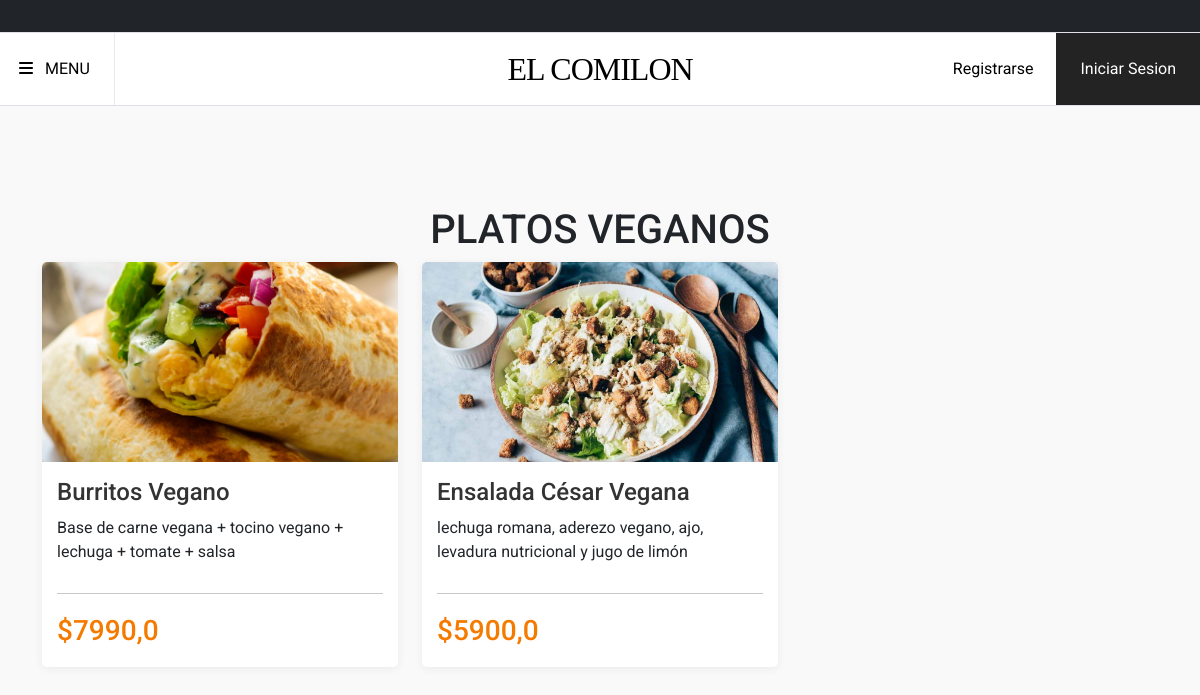
The app's page /comida-vegana/, older data.
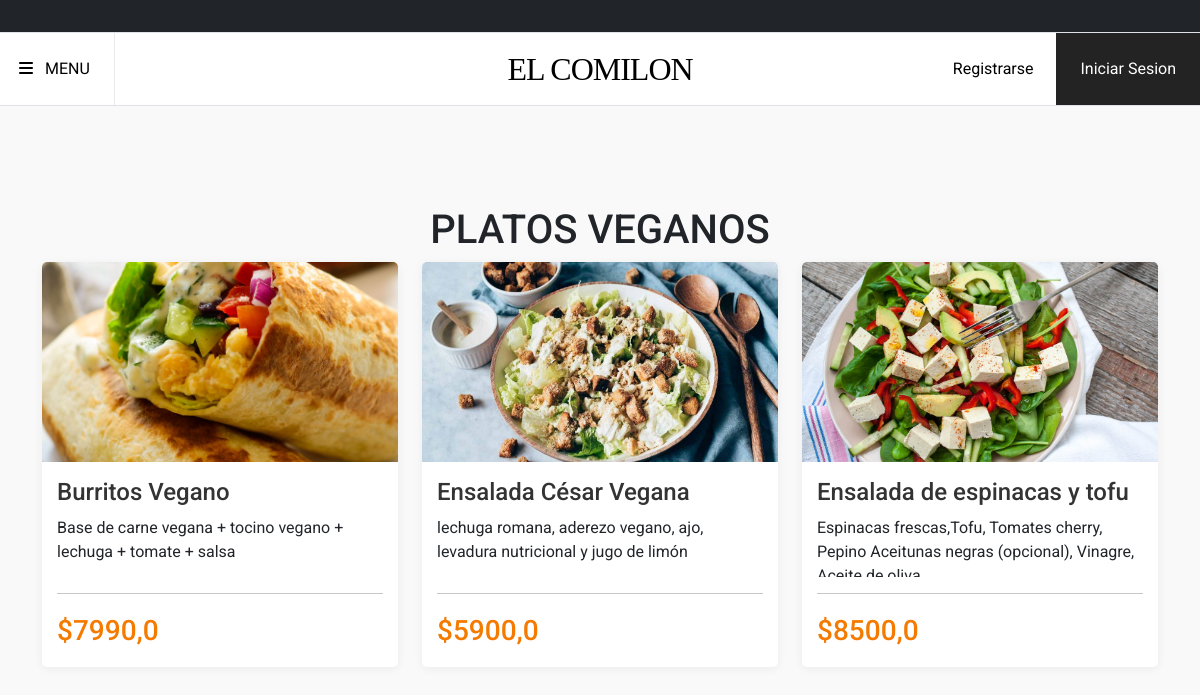
The same page, newer data.
### core/models.py (models this page shows, shortened)
class Plato(models.Model):
    nombre = models.CharField(max_length=200)
    precio_venta = models.FloatField(validators=[MinValueValidator(1.0)])
    descripcion = models.TextField()
    categoria = models.CharField(choices=CATEGORIA_CHOISES, max_length=80)
    imagen_producto = models.ImageField(upload_to='imagenproducto')
    class Meta:
        verbose_name_plural = 'Platillo'

### core/views.py (the view)
# urls.py: path('comida-vegana/', views.comida_vegana, name="comida-vegana")
def comida_vegana(request, data=None):
    if data == None:
        veganos = Plato.objects.filter(categoria='V')
    return render(request, 'core/comida-vegana.html', {'veganos':veganos})

### core/templates/core/comida-vegana.html (shortened to what this page needs)
{% extends 'core/base.html' %}
{% load static %}
{% block contenido %}
<div class="main-content">
  <div class="container">
    <h1 class="text-center text-uppercase">PLATOS VEGANOS</h1>
    <div class="row">
      {% for plato in veganos %}
      <div class="col-sm-6 col-md-6 col-lg-4">
        <div class="food-card">
          <div class="food-card_img">
            <img src="{{plato.imagen_producto.url}}" alt="">
          </div>
          <div class="food-card_content">
            <div class="food-card_title-section">
              <a href="{% url 'detalle-producto' plato.id %}" class="food-card_title">{{plato.nombre}}</a>
              <span>{{plato.descripcion}}</span>
            </div>
            <div class="food-card_bottom-section">
              <hr>
              <div class="space-between">
                <div class="food-card_price">
                  <span>${{plato.precio_venta}}</span>
                </div>
              </div>
            </div>
          </div>
        </div>
      </div>
      {% endfor %}
    </div>
  </div>
</div>
{% endblock contenido %}

### core/templates/core/base.html (shortened to what this page needs)
<!DOCTYPE html>
{% load static %}
<html lang="es">
<head>
  <link href="https://cdn.jsdelivr.net/npm/bootstrap@5.3.0/dist/css/bootstrap.min.css" rel="stylesheet"
>
</head>
<body>
  <div class="p-3 bg-dark text-white">
  </div>
  <div id="menuHolder">
    <div role="navigation" class="sticky-top border-bottom border-top" id="mainNavigation">
      <div class="flexMain">
        <div class="flex2">
          <button class="whiteLink siteLink" style="border-right:1px solid #eaeaea" onclick="menuToggle()"><i
              class="fas fa-bars me-2"></i> MENU</button>
        </div>
        <div class="flex3 text-center" id="siteBrand">
          <a href="/" style="text-decoration: none; color: black;">EL COMILON</a>
        </div>
        <div class="flex2 text-end d-none d-md-block">
          <button class="whiteLink siteLink">Registrarse</button>
          <button class="blackLink siteLink">Iniciar Sesion</button>
        </div>
      </div>
    </div>
    {% block contenido %}{% endblock contenido %}
</body>
</html>

### core/templates/core/base.html (style rules this page uses)
.flexMain { display: flex; align-items: center }
.flex2 { flex: 2 }
.flex3 { flex: 3 }
button.siteLink { margin-left: -5px; border: none; padding: 24px; display: inline-block; min-width: 115px; }
.whiteLink { background: #fff; }
.blackLink { color: #fff; background: #232323; transition: all 300ms linear; }
#siteBrand { font-family: impact; letter-spacing: -1px; font-size: 32px; color: #252525; line-height: 1em; }
#mainNavigation { transition: transform 200ms linear; background: #fff; }

### core/templates/core/comida-vegana.html (style rules this page uses)
body { background: #f9f9f9; font-family: "roboto", sans-serif; }
.main-content { padding-top: 100px; padding-bottom: 100px; }
a { text-decoration: none; }
.food-card { background: #fff; border-radius: 5px; overflow: hidden; margin-bottom: 30px; -webkit-box-shadow: 0 2px 10px rgba(0, 0, 0, 0.06); box-shadow: 0 2px 10px rgba(0, 0, 0, 0.06); -webkit-transition: 0.1s; transition: 0.1s; }
.food-card .food-card_img { display: block; position: relative; }
.food-card .food-card_img img { width: 100%; height: 200px; -o-object-fit: cover; object-fit: cover; }
.food-card .food-card_content { padding: 15px; }
.food-card .food-card_content .food-card_title-section { height: 100px; overflow: hidden; }
.food-card .food-card_content .food-card_title-section .food-card_title { font-size: 24px; color: #333; font-weight: 500; display: block; line-height: 1.3; margin-bottom: 8px; display: -webkit-box; -webkit-line-clamp: 2; -webkit-box-orient: vertical; overflow: hidden; text-overflow: ellipsis; }
.food-card .food-card_content .food-card_bottom-section .space-between { display: -webkit-box; display: -ms-flexbox; display: flex; -webkit-box-pack: justify; -ms-flex-pack: justify; justify-content: space-between; }
.food-card .food-card_content .food-card_bottom-section .food-card_price { font-size: 28px; font-weight: 500; color: #F47A00; }

Row changes from the older to the newer data that the page shows:
added Plato: imagen_producto (picture), nombre "Ensalada de espinacas y tofu", descripcion "Espinacas frescas,Tofu, Tomates cherry, Pepino Aceitunas negras (opcional), Vinagre,…", precio_venta "8500,0"
